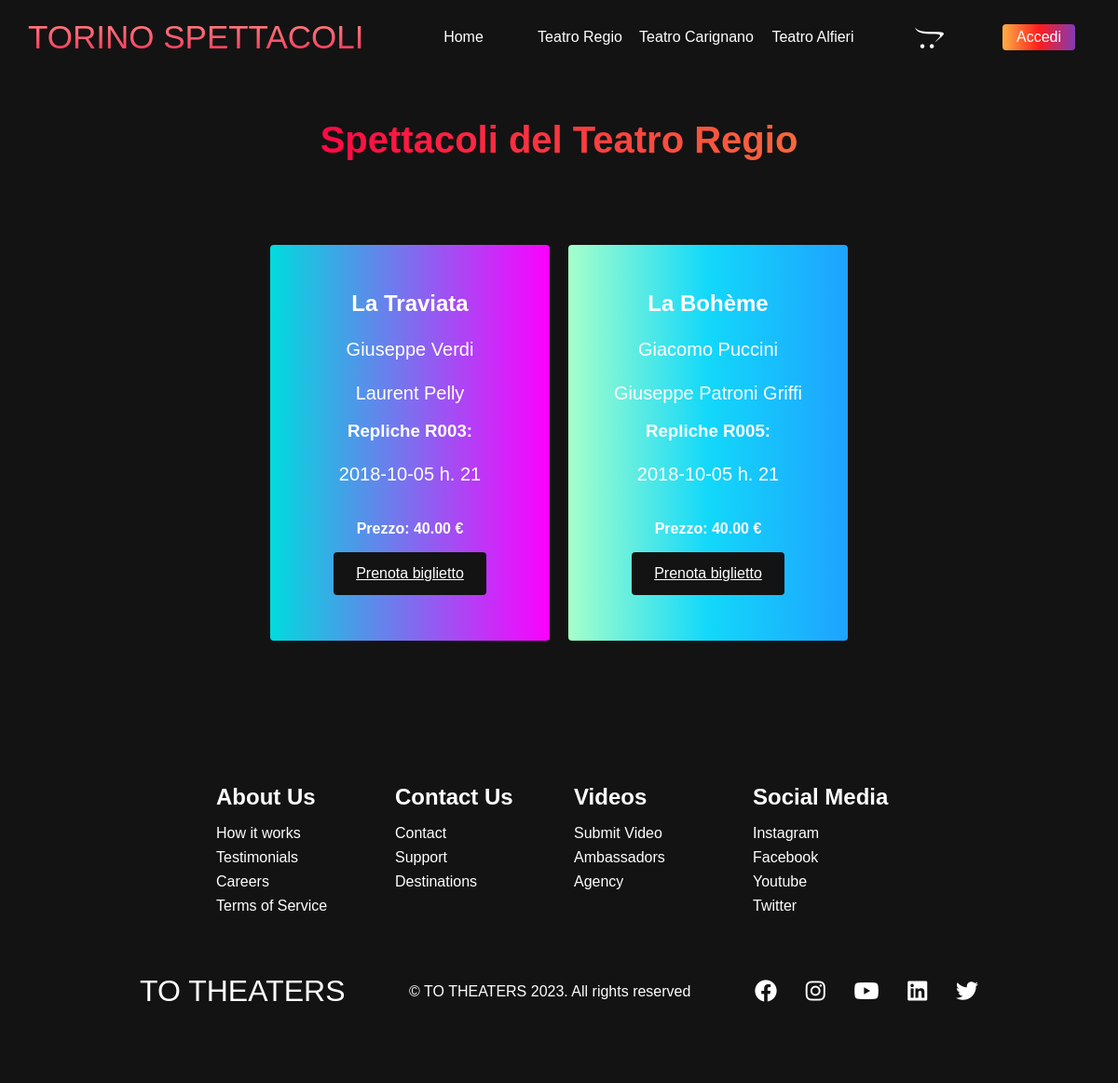
The app's page /views/spettacoli/spettacoli.php?id=T002 with its own data.
### tables this page shows
CREATE TABLE
    `teatri` (
        `COD_TEATRO` varchar(4) NOT NULL,
        `NOME` varchar(100) DEFAULT NULL,
        `INDIRIZZO` varchar(30) DEFAULT NULL,
        `CITTA` varchar(25) DEFAULT NULL,
        `PROVINCIA` varchar(2) DEFAULT NULL,
        `TELEFONO` varchar(14) DEFAULT NULL,
        `POSTI` int DEFAULT NULL
    );

CREATE TABLE
    `repliche` (
        `COD_REPLICA` varchar(4) NOT NULL,
        `COD_SPETTACOLO` varchar(4) NOT NULL,
        `DATA_REPLICA` date DEFAULT NULL
    );

CREATE TABLE
    `spettacoli` (
        `COD_SPETTACOLO` varchar(4) NOT NULL,
        `TITOLO` varchar(70) DEFAULT NULL,
        `AUTORE` varchar(70) DEFAULT NULL,
        `REGISTA` varchar(70) DEFAULT NULL,
        `PREZZO` decimal(4, 2) DEFAULT NULL,
        `COD_TEATRO` varchar(4) NOT NULL
    );

### views/spettacoli/spettacoli.php (the view)
<?php
require "../../config.php";
$id = $_GET['id'];
?>
<?php require "../header.php"; ?>
<form action="" method="post">
    <?php $data = $pdo->query("SELECT s.*, r.COD_REPLICA, r.DATA_REPLICA
                                    FROM repliche as r
                                    INNER JOIN spettacoli as s
                                    ON r.COD_SPETTACOLO = s.COD_SPETTACOLO
                                    WHERE COD_TEATRO = '$id'")->fetchAll(); ?>
    <div class="services" id="services">
        <?php $result = $pdo->query("SELECT * FROM teatri WHERE COD_TEATRO = '$id'")->fetchAll(); ?>
        <?php foreach ($result as $row) : ?>
            <h1>Spettacoli del <?php echo $row['NOME']; ?></h1>
        <?php endforeach; ?>
        <div class="services__wrapper">
            <?php foreach ($data as $row) : ?>
                <div class="services__card">
                    <h2><?php echo $row['TITOLO']; ?></h2>
                    <p><?php echo $row['AUTORE'] ?></p>
                    <p><?php echo $row['REGISTA'] ?></p>
                    <br>
                    <h3>Repliche <?php echo $row['COD_REPLICA'] ?>:</h3>
                    <p><?php echo $row['DATA_REPLICA'] ?> h. 21</p>
                    <br>
                    <h4>Prezzo: <?php echo $row['PREZZO'] ?> €</h4>
                    <div class="services__btn"><a href="">Prenota biglietto</a></div>
                </div>
            <?php endforeach; ?>
        </div>
    </div>
</form>
<?php include('../footer.php'); ?>

### views/header.php (shortened to what this page needs)
<?php
$cssPaths = [
    "../../assets/css/homepage.css",
    "https://use.fontawesome.com/releases/v5.14.0/css/all.css",
    "https://cdnjs.cloudflare.com/ajax/libs/font-awesome/6.4.0/css/all.min.css"
];
?>
<!DOCTYPE html>
<html lang="en">
<head>
    <?php foreach ($cssPaths as $cssPath) : ?>
        <link rel="stylesheet" href="<?php echo $cssPath; ?>">
    <?php endforeach; ?>
</head>
<body>
    <nav class="navbar">
        <div class="navbar__container">
            <a href="#home" id="navbar__logo">TORINO SPETTACOLI</a>
            <ul class="navbar__menu">
                <li class="navbar__item">
                    <a href="http://localhost/progetto0/views/homepage/homepage.php" class="navbar__links" id="home-page">Home</a>
                </li>
                <li class="navbar__item">
                    <a href="#regio" class="navbar__links" id="regio-page">Teatro Regio</a>
                </li>
                <li class="navbar__item">
                    <a href="#carignano" class="navbar__links" id="carignano-page">Teatro Carignano</a>
                </li>
                <li class="navbar__item">
                    <a href="#alfieri" class="navbar__links" id="alfieri-page">Teatro Alfieri</a>
                </li>
                <li class="navbar__item">
                    <a href="http://localhost/progetto0/views/riepilogo/riepilogo.php" class="navbar__links" id="riepilogo-page">
                        <i class="fa-brands fa-opencart"></i>
                    </a>
                </li>
                <?php
                if (!isset($_SESSION['COD_CLIENTE'])) { ?>
                    <li class="navbar__btn">
                        <a href="#sign-up" class="button" id="signup">Accedi</a>
                    </li>
                <?php } ?>
            </ul>
        </div>
    </nav>

### views/footer.php
   <div class="footer__container">
      <div class="footer__links">
        <div class="footer__link--wrapper">
          <div class="footer__link--items">
            <h2>About Us</h2>
            <a href="/sign__up">How it works</a> <a href="/">Testimonials</a>
            <a href="/">Careers</a> <a href="/">Terms of Service</a>
          </div>
          <div class="footer__link--items">
            <h2>Contact Us</h2>
            <a href="/">Contact</a> <a href="/">Support</a>
            <a href="/">Destinations</a>
          </div>
        </div>
        <div class="footer__link--wrapper">
          <div class="footer__link--items">
            <h2>Videos</h2>
            <a href="/">Submit Video</a> <a href="/">Ambassadors</a>
            <a href="/">Agency</a>
          </div>
          <div class="footer__link--items">
            <h2>Social Media</h2>
            <a href="/">Instagram</a> <a href="/">Facebook</a>
            <a href="/">Youtube</a> <a href="/">Twitter</a>
          </div>
        </div>
      </div>
      <section class="social__media">
        <div class="social__media--wrap">
          <div class="footer__logo">
            <a href="/" id="footer__logo">TO THEATERS</a>
          </div>
          <p class="website__rights">© TO THEATERS 2023. All rights reserved</p>
          <div class="social__icons">
            <a href="/" class="social__icon--link" target="_blank"
              ><i class="fab fa-facebook"></i
            ></a>
            <a href="/" class="social__icon--link"
              ><i class="fab fa-instagram"></i
            ></a>
            <a href="/" class="social__icon--link"
              ><i class="fab fa-youtube"></i
            ></a>
            <a href="/" class="social__icon--link"
              ><i class="fab fa-linkedin"></i
            ></a>
            <a href="/" class="social__icon--link"
              ><i class="fab fa-twitter"></i
            ></a>
          </div>
        </div>
      </section>
    </div>
  </body>
</html>

### assets/css/homepage.css (style rules this page uses)
* { box-sizing: border-box; margin: 0; padding: 0; font-family: "Kumbh Sans", sans-serif; scroll-behavior: smooth; }
.navbar { background: #131313; height: 80px; display: flex; justify-content: center; align-items: center; font-size: 1.2rem; position: sticky; top: 0; z-index: 999; }
.navbar__container { display: flex; justify-content: space-between; height: 80px; z-index: 1; width: 100%; max-width: 1300px; margin: 0 auto; padding: 0 30px; }
#navbar__logo { background-color: #ff8177; background-image: linear-gradient(to top, #ff0844 0%, #ffb199 100%); background-size: 100%; -webkit-background-clip: text; -moz-background-clip: text; -webkit-text-fill-color: transparent; -moz-text-fill-color: transparent; display: flex; align-items: center; cursor: pointer; text-decoration: none; font-size: 35px; }
.navbar__menu { display: flex; align-items: center; list-style: none; }
.navbar__item { height: 80px; }
.navbar__links { color: #fff; display: flex; align-items: center; justify-content: center; width: 125px; text-decoration: none; height: 100%; transition: all 0.3s ease; text-align: center; font-size: 16px; }
#riepilogo-page i { color: #ffffff; font-size: 25px; transition: all 0.3s ease; }
.navbar__btn { display: flex; justify-content: center; align-items: center; padding: 0 1rem; width: 100%; }
.button { display: flex; justify-content: center; align-items: center; text-decoration: none; padding: 5px 15px; height: 100%; width: 100%; border: none; outline: none; border-radius: 4px; background: #833ab4; background: -webkit-linear-gradient(to right, #fcb045, #fd1d1d, #833ab4); background: linear-gradient(to right, #fcb045, #fd1d1d, #833ab4); color: #fff; transition: all 0.3s ease; font-size: 16px; }
.services { background: #131313; display: flex; flex-direction: column; justify-content: center; align-items: center; height: 100%; padding: 3rem 0; }
.services h1 { background-color: #ff8177; background-image: linear-gradient(to right, #ff0844 0%, #f7673c 100%); background-size: 100%; -webkit-background-clip: text; -moz-background-clip: text; -webkit-text-fill-color: transparent; -moz-text-fill-color: transparent; margin-bottom: 5rem; font-size: 2.5rem; }
.services__wrapper { display: grid; grid-template-columns: 1fr 1fr 1fr 1fr; grid-template-rows: 1fr; }
.services__card { display: flex; flex-direction: column; justify-content: center; width: 300px; height: 425px; margin: 10px; border-radius: 4px; color: #fff; background-image: linear-gradient(to right, #00dbde 0%, #fc00ff 100%); transition: 0.3s ease-in; text-align: center; }
.services__card:nth-child(2) { background: #1fa2ff; background: -webkit-linear-gradient(to right, #a6ffcb, #12d8fa, #1fa2ff); background: linear-gradient(to right, #a6ffcb, #12d8fa, #1fa2ff); }
.services__card h2 { text-align: center; }
.services__card p { text-align: center; margin-top: 24px; font-size: 20px; }
.services__card h4 { margin-top: 20px; }
.services__btn { display: flex; justify-content: center; margin-top: 16px; }
.services__card a { color: #fff; padding: 14px 24px; border: none; outline: none; border-radius: 4px; background: #131313; font-size: 1rem; }
@media screen and (max-width: 1300px) { .services__wrapper { grid-template-columns: 1fr 1fr; } }
.footer__container { background-color: #131313; padding: 5rem 0; display: flex; flex-direction: column; justify-content: center; align-items: center; }
#footer__logo { color: #fff; display: flex; align-items: center; cursor: pointer; text-decoration: none; font-size: 2rem; }
.footer__links { width: 100%; max-width: 1000px; display: flex; justify-content: center; }
.footer__link--wrapper { display: flex; }
.footer__link--items { display: flex; flex-direction: column; align-items: flex-start; margin: 16px; text-align: left; width: 160px; box-sizing: border-box; }
.footer__link--items h2 { margin-bottom: 16px; color: #fff; }
.footer__link--items a { color: #fff; text-decoration: none; margin-bottom: 0.5rem; transition: 0.3 ease-out; }
.social__icon--link { color: #fff; font-size: 24px; }
.social__media { max-width: 1000px; width: 100%; }
.social__media--wrap { display: flex; justify-content: space-between; align-items: center; width: 90%; max-width: 1000px; margin: 40px auto 0 auto; }
.social__icons { display: flex; justify-content: space-between; align-items: center; width: 240px; }
.website__rights { color: #fff; }

### records on screen
teatri: NOME "Teatro Regio"
repliche: COD_SPETTACOLO.TITOLO "La Traviata", COD_SPETTACOLO.AUTORE "Giuseppe Verdi", COD_SPETTACOLO.REGISTA "Laurent Pelly", COD_REPLICA "R003", DATA_REPLICA "2018-10-05", COD_SPETTACOLO.PREZZO "40.00"
repliche: COD_SPETTACOLO.TITOLO "La Bohème", COD_SPETTACOLO.AUTORE "Giacomo Puccini", COD_SPETTACOLO.REGISTA "Giuseppe Patroni Griffi", COD_REPLICA "R005", DATA_REPLICA "2018-10-05", COD_SPETTACOLO.PREZZO "40.00"
